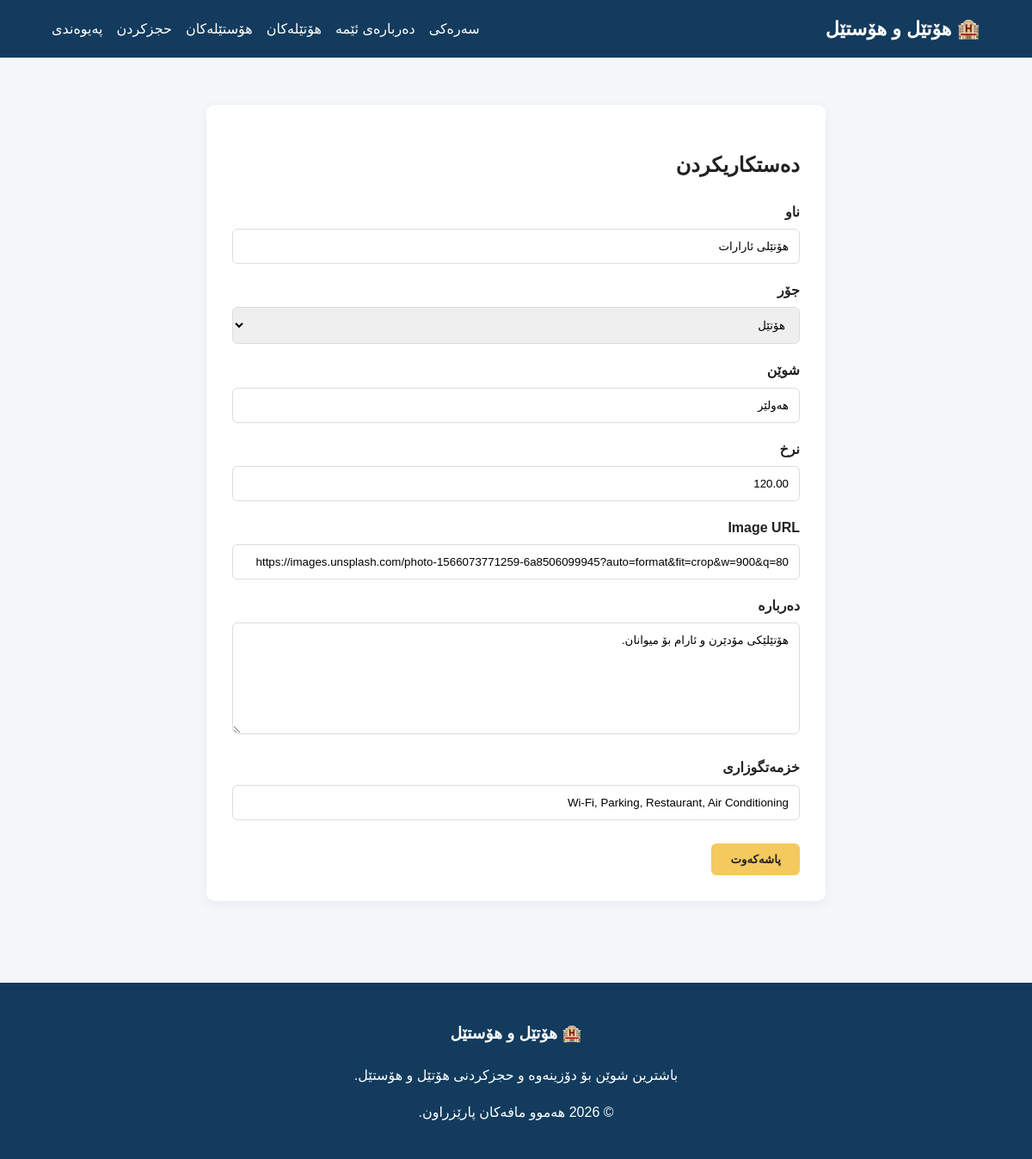
The app's page /admin/edit_hotel.php?id=1 (signed in) with its own data.
### tables this page shows
CREATE TABLE properties (
 id INT AUTO_INCREMENT PRIMARY KEY,
 name VARCHAR(255) NOT NULL,
 type ENUM('hotel','hostel') NOT NULL,
 location VARCHAR(255) NOT NULL,
 price DECIMAL(10,2) NOT NULL,
 image VARCHAR(500) NOT NULL,
 description TEXT NOT NULL,
 services TEXT,
 created_at TIMESTAMP DEFAULT CURRENT_TIMESTAMP
);

### admin/edit_hotel.php (the view)
<?php require_once "../includes/db.php";require_once "../includes/auth.php";require_admin();$id=(int)($_GET["id"]??0);$stmt=$conn->prepare("SELECT * FROM properties WHERE id=?");$stmt->execute([$id]);$p=$stmt->fetch(PDO::FETCH_ASSOC);if(!$p)die("Not found");if($_SERVER["REQUEST_METHOD"]==="POST"){$stmt=$conn->prepare("UPDATE properties SET name=?,type=?,location=?,price=?,image=?,description=?,services=? WHERE id=?");$stmt->execute([$_POST["name"],$_POST["type"],$_POST["location"],$_POST["price"],$_POST["image"],$_POST["description"],$_POST["services"],$id]);header("Location:hotels.php");exit;}$page_title="دەستکاری";$root="../";include "../includes/header.php"; ?>
<section class="section"><div class="container"><div class="form-box"><h1>دەستکاریکردن</h1><form method="POST"><div class="form-group"><label>ناو</label><input name="name" value="<?= htmlspecialchars($p["name"]) ?>" required></div><div class="form-group"><label>جۆر</label><select name="type"><option value="hotel" <?= $p["type"]==="hotel"?"selected":"" ?>>هۆتێل</option><option value="hostel" <?= $p["type"]==="hostel"?"selected":"" ?>>هۆستێل</option></select></div><div class="form-group"><label>شوێن</label><input name="location" value="<?= htmlspecialchars($p["location"]) ?>"></div><div class="form-group"><label>نرخ</label><input type="number" step="0.01" name="price" value="<?= $p["price"] ?>"></div><div class="form-group"><label>Image URL</label><input name="image" value="<?= htmlspecialchars($p["image"]) ?>"></div><div class="form-group"><label>دەربارە</label><textarea name="description"><?= htmlspecialchars($p["description"]) ?></textarea></div><div class="form-group"><label>خزمەتگوزاری</label><input name="services" value="<?= htmlspecialchars($p["services"]) ?>"></div><button class="btn">پاشەکەوت</button></form></div></div></section><?php include "../includes/footer.php"; ?>

### css/style.css (style rules this page uses)
* { box-sizing:border-box }
body { margin:0;font-family:Tahoma,Arial,sans-serif;background:#f5f7fb;color:#222;line-height:1.7 }
.container { width:90%;max-width:1200px;margin:auto }
.btn { display:inline-block;background:#f4c95d;color:#222;padding:11px 22px;border-radius:6px;font-weight:bold;border:none;cursor:pointer;margin-top:10px }
.section { padding:55px 0 }
.form-box { max-width:720px;margin:auto;background:#fff;padding:30px;border-radius:10px;box-shadow:0 4px 15px rgba(0,0,0,.06) }
.form-group { margin-bottom:17px }
label { display:block;margin-bottom:6px;font-weight:bold }
input,select,textarea { width:100%;padding:12px;border:1px solid #ddd;border-radius:6px;font-family:inherit }
textarea { min-height:130px }

### records on screen
properties: name "هۆتێلی ئارارات", type "هۆتێل", location "هەولێر", price "120.00", image "https://images.unsplash.com/photo-1566073771259-6a8506099945?auto=format&fit=crop&w=900&q=80", description "هۆتێلێکی مۆدێرن و ئارام بۆ میوانان.", services "Wi-Fi, Parking, Restaurant, Air Conditioning"
